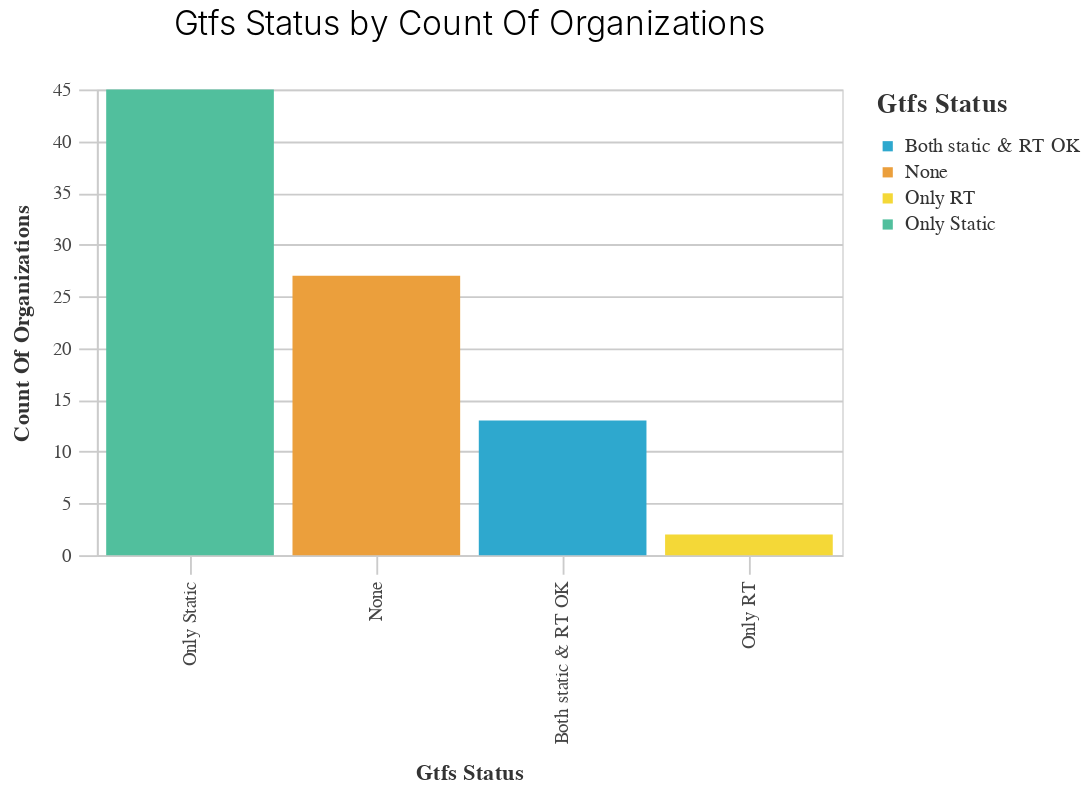

The notebook cell this image was saved under:
### Code cell
_utils.basic_bar_chart(GTFS_orgs, 'GTFS_Status','Count_of_Organizations', 'GTFS_Status')

### Figure 1 — Vega-Lite specification as saved in the notebook (floating-point values rounded to 4 significant figures)
{"config": {"view": {"continuousWidth": 400, "continuousHeight": 300}, "axis": {"domainColor": "#cbcbcb", "grid": true, "gridColor": "#cbcbcb", "gridWidth": 1, "labelColor": "#474747", "labelFont": "Nunito Sans", "labelFontSize": 10, "labelPadding": 4, "tickColor": "#cbcbcb", "tickSize": 10, "titleColor": "#333", "titleFont": "Raleway", "titleFontSize": 12, "titlePadding": 10}, "axisBand": {"grid": false}, "background": "white", "font": "Raleway", "header": {"labelFont": "Nunito Sans", "titleFont": "Raleway"}, "legend": {"labelColor": "#333", "labelFont": "Nunito Sans", "labelFontSize": 11, "labelLimit": 0, "padding": 1, "symbolSize": 30, "symbolType": "square", "titleColor": "#333", "titleFont": "Raleway", "titleFontSize": 14, "titlePadding": 10}, "title": {"anchor": "middle", "font": "Raleway", "fontSize": 18, "fontWeight": 300, "offset": 20}}, "data": {"name": "data-c1d57da4c93d91da29cbd13bf3c79227"}, "mark": "bar", "encoding": {"color": {"field": "GTFS_Status", "legend": {"title": "Gtfs Status"}, "scale": {"range": ["#2EA8CE", "#EB9F3C", "#F4D837", "#51BF9D", "#8CBCCB", "#9487C0"]}, "type": "nominal"}, "x": {"field": "GTFS_Status", "sort": "-y", "title": "Gtfs Status", "type": "nominal"}, "y": {"field": "Count_of_Organizations", "title": "Count Of Organizations", "type": "quantitative"}}, "height": 250, "title": "Gtfs Status by Count Of Organizations", "width": 400, "$schema": "https://vega.github.io/schema/vega-lite/v4.17.0.json", "datasets": {"data-c1d57da4c93d91da29cbd13bf3c79227": [{"GTFS_Status": "Only Static", "Count_of_Organizations": 45}, {"GTFS_Status": "None", "Count_of_Organizations": 27}, {"GTFS_Status": "Both static & RT OK", "Count_of_Organizations": 13}, {"GTFS_Status": "Only RT", "Count_of_Organizations": 2}]}}
